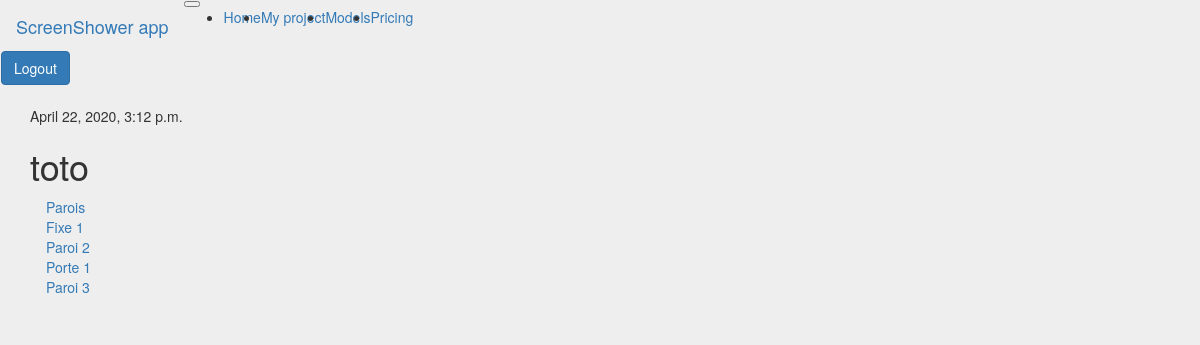
/app/project/1/app/ (signed in), run on the app's committed database.
### screenshower/models/project.py (models this page shows, shortened)
class Project(models.Model):
    author = models.ForeignKey(settings.AUTH_USER_MODEL, on_delete=models.CASCADE)
    title = models.CharField(max_length=200)
    text = models.TextField()
    created_date = models.DateTimeField(default=timezone.now)
    published_date = models.DateTimeField(blank=True, null=True)
    closed_screenshower = models.FloatField(default=0)
    models = models.IntegerField(default=0)

### screenshower/models/paroi.py (models this page shows)
class Paroi(models.Model):
    project = models.ForeignKey('Project', on_delete=models.CASCADE)
    name = models.CharField(default='Paroi', max_length=20)
    h_finie = models.FloatField(default=2000)
    l_finie = models.FloatField(default=1000)
    def __str__(self):
        return self.name

### screenshower/models/volume.py (models this page shows, shortened)
class Volume(models.Model):
    project = models.ForeignKey('Project', on_delete=models.CASCADE)
    paroi = models.ForeignKey('Paroi', on_delete=models.CASCADE)
    glass = models.ForeignKey('GlassType', on_delete=models.CASCADE)
    name = models.CharField(max_length=20, default='Volume')
    type = models.IntegerField(default=10)
    l_cste = models.FloatField(default=-9999)
    l_left_angle = models.IntegerField(default=0)
    l_right_angle = models.IntegerField(default=0)
    h_left_angle = models.IntegerField(default=0)
    h_right_angle = models.IntegerField(default=0)
    l_left_slope = models.IntegerField(default=0)
    l_right_slope = models.IntegerField(default=0)
    h_left_slope = models.IntegerField(default=0)
    h_right_slope = models.IntegerField(default=0)

### screenshower/views/project.py (the view)
# urls.py: path('app/project/', views.project_list, name='project_list'),
@login_required
def app(request, pk):
    project = get_object_or_404(Project, pk=pk)
    parois = Paroi.objects.filter(project_id=pk)
    sc = ScreenShower(project.closed_screenshower)
    sc.load_paroi(parois)
    print(parois)
    for paroi_app in sc.parois:
        volumes = Volume.objects.filter(paroi_id=paroi_app.id)
        sc.load_volume(paroi_app, volumes)
    sc.generate_position_pieces(sc.parois)
    return render(request, 'screenshower/app/app.html', {'project': project,
                                                         'sc': sc}
                  )

### screenshower/app_class/paroi_app.py (called while the page is built)
    def add_volume(self, volume):
        self._volume.append(volume)

    def _get_id(self):
        return self._id

    def _get_volumes(self):
        return self._volume

    def _get_name(self):
        return self._name

### screenshower/app_class/screen_shower.py (called while the page is built)
    def load_paroi(self, parois):
        for paroi in parois:
            self._paroi.append(ParoiApp(paroi=paroi))

    @staticmethod
    def load_volume(paroi, volumes):
        for volume in volumes:
            if volume.type == 10:
                paroi.add_volume(Fixe(name=volume.name))
            if volume.type == 20:
                paroi.add_volume(Porte(name=volume.name))
            if volume.type == 11:
                paroi.add_volume(Special(name=volume.name))

    def _get_parois(self):
        return self._paroi

### screenshower/app_class/volume.py (called while the page is built)
    def _get_name(self):
        return self._name

### screenshower/templates/screenshower/app/app.html (shortened to what this page needs)
{% extends 'screenshower/base.html' %}
{% load static %}
{% block content %}
    <div>
        {% if project.published_date %}
            <div>
                {{ project.published_date }}
            </div>
        {% endif %}
        <h1>{{ project.title }}</h1>
    </div>
   <div class="container">
      <div class="row-12">
        <div class="col-3">
            <nav id="navbar-example3" class="navbar navbar-light bg-light">
              {% for paroi in sc.parois %}
                <nav class="nav-nav-pills flex-column">
                  <nav class="nav-item active dropdown flex-column">
                        <a class="nav-link dropdown-toggle" href="#" id="navbarDropdownMenuLink" data-toggle="dropdown" aria-haspopup="true" aria-expanded="false">
                          {{ paroi.name }}
                        </a>
                    </nav>
                    {% for volume in paroi.volumes %}
                    <nav class="nav nav-pills flex-column">
                      <nav class="nav-item  dropdown flex-column ml-3">
                            <a class="nav-link dropdown-toggle" href="#" id="navbarDropdownMenu" data-toggle="dropdown" aria-haspopup="true" aria-expanded="false">
                              {{ volume.name}}
                            </a>
                        </nav>
                    </nav>
                   {% endfor %}
              </nav>
              {% endfor %}
            </nav>
        </div>
      </div>
    </div>
{% endblock %}

### screenshower/static/css/screenshower.css (style rules this page uses)
html { background-color: #eee; }
body { background-color: #eee; }

### data on the page
Project: published_date "April 22, 2020, 3:12 p.m.", title "toto"
Paroi: name "Parois"
Volume: name "Fixe 1"
Paroi: name "Paroi 2"
Volume: name "Porte 1"
Paroi: name "Paroi 3"
